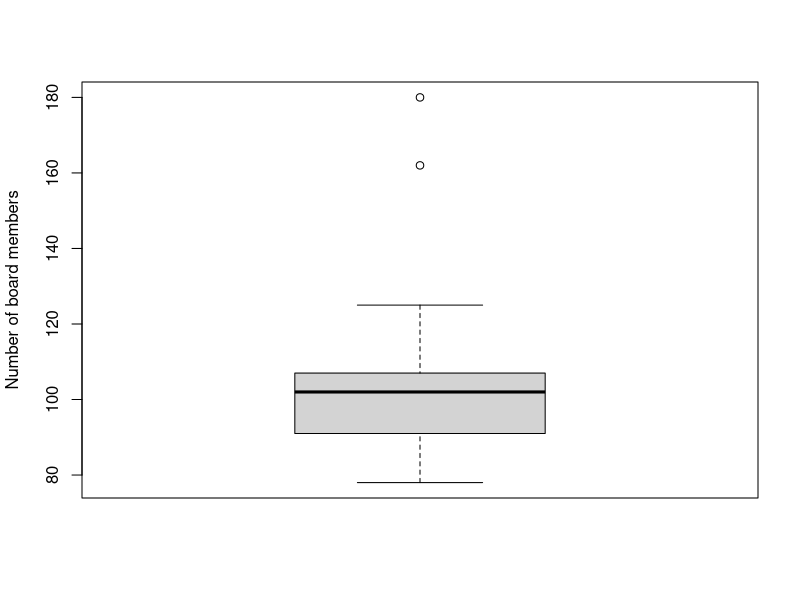

This chart was generated by the following R code:
rm(list = ls())

member <- c(92, 107, 180, 90, 78, 91, 102, 88, 106, 125, 95, 102, 162)
member

boxplot(member, ylab = "Number of board members")